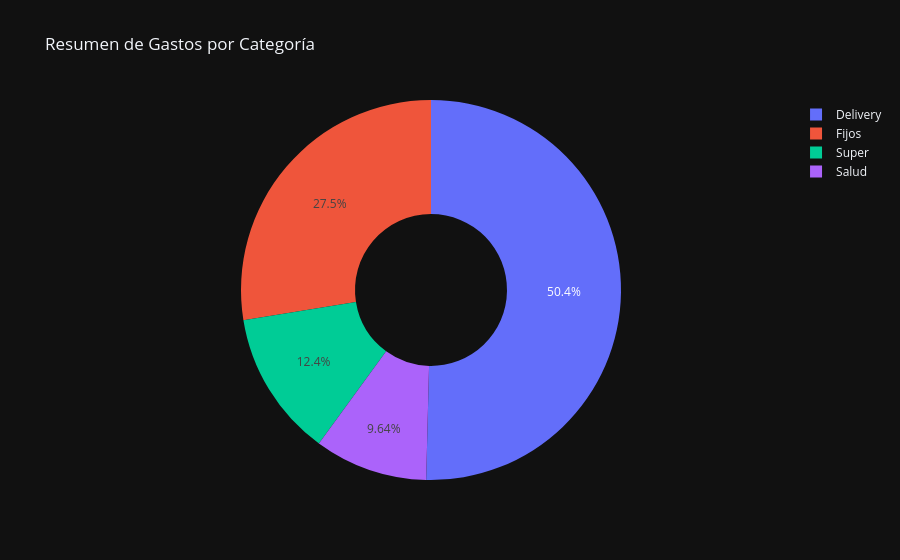

Notebook source saved alongside this figure:
### Code cell
if df_nuevo['categoria'].isnull().any():
    print("❌ Error: Todavía hay movimientos sin categoría. Completa la celda anterior.")
else:
    conn = get_connection()
    try:
        # Limpiamos para evitar errores de duplicados y asegurar datos nuevos
        conn.execute("DELETE FROM movimientos")
        df_nuevo.to_sql("movimientos", conn, if_exists="append", index=False, method="multi")
        conn.commit()
        print("💾 Datos guardados en la base de datos.")
        
        # Gráfico
        df_total = pd.read_sql("SELECT * FROM movimientos", conn)
        df_total['monto'] = pd.to_numeric(df_total['monto'])
        df_gastos = df_total[df_total['monto'] < 0].copy()
        df_gastos['monto_abs'] = df_gastos['monto'].abs()
        
        fig = px.pie(
            df_gastos, 
            values='monto_abs', 
            names='categoria', 
            title='Resumen de Gastos por Categoría',
            hole=0.4,
            template="plotly_dark"
        )
        fig.show()
        
    except Exception as e:
        print(f"❌ Error: {e}")
    finally:
        conn.close()

### Figure 1 — Plotly figure (JSON) as saved in the notebook; plotly's stock layout.template omitted (floating-point values rounded to 4 significant figures)
{"data": [{"domain": {"x": [0, 1], "y": [0, 1]}, "hole": 0.4, "hovertemplate": "categoria=%{label}<br>monto_abs=%{value}<extra></extra>", "labels": ["Delivery", "Delivery", "Delivery", "Delivery", "Super", "Delivery", "Delivery", "Delivery", "Super", "Fijos", "Delivery", "Delivery", "Delivery", "Salud", "Super", "Fijos", "Super", "Delivery", "Delivery"], "legendgroup": "", "name": "", "showlegend": true, "type": "pie", "values": [50, 56.07, 379.8, 100, 70.82, 1287.0, 30, 48.2, 287.1, 130.5, 55, 30.49, 458.5, 500.7, 158.4, 1300, 128.8, 55, 67.87]}], "layout": {"legend": {"tracegroupgap": 0}, "title": {"text": "Resumen de Gastos por Categoría"}}}
